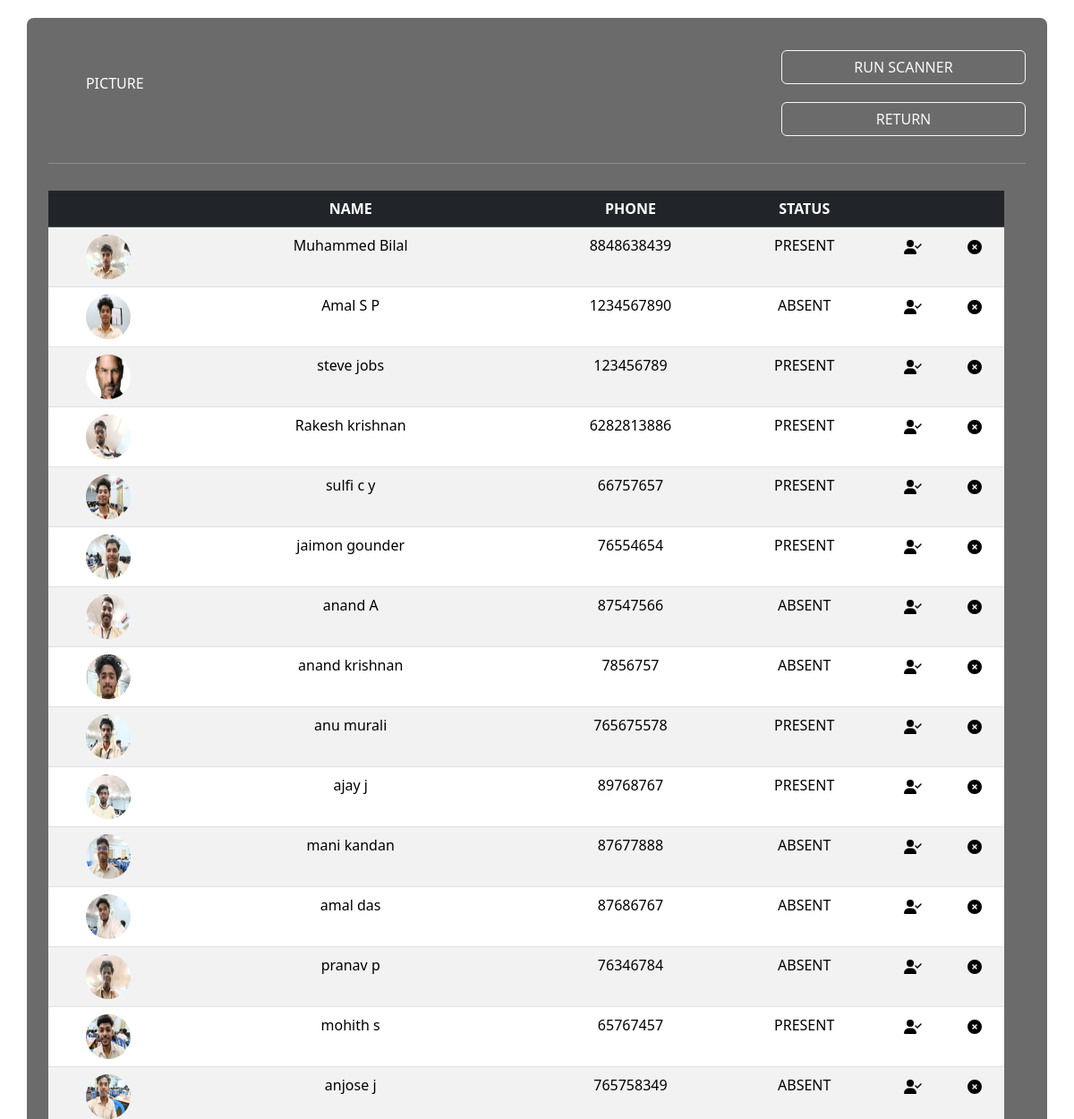
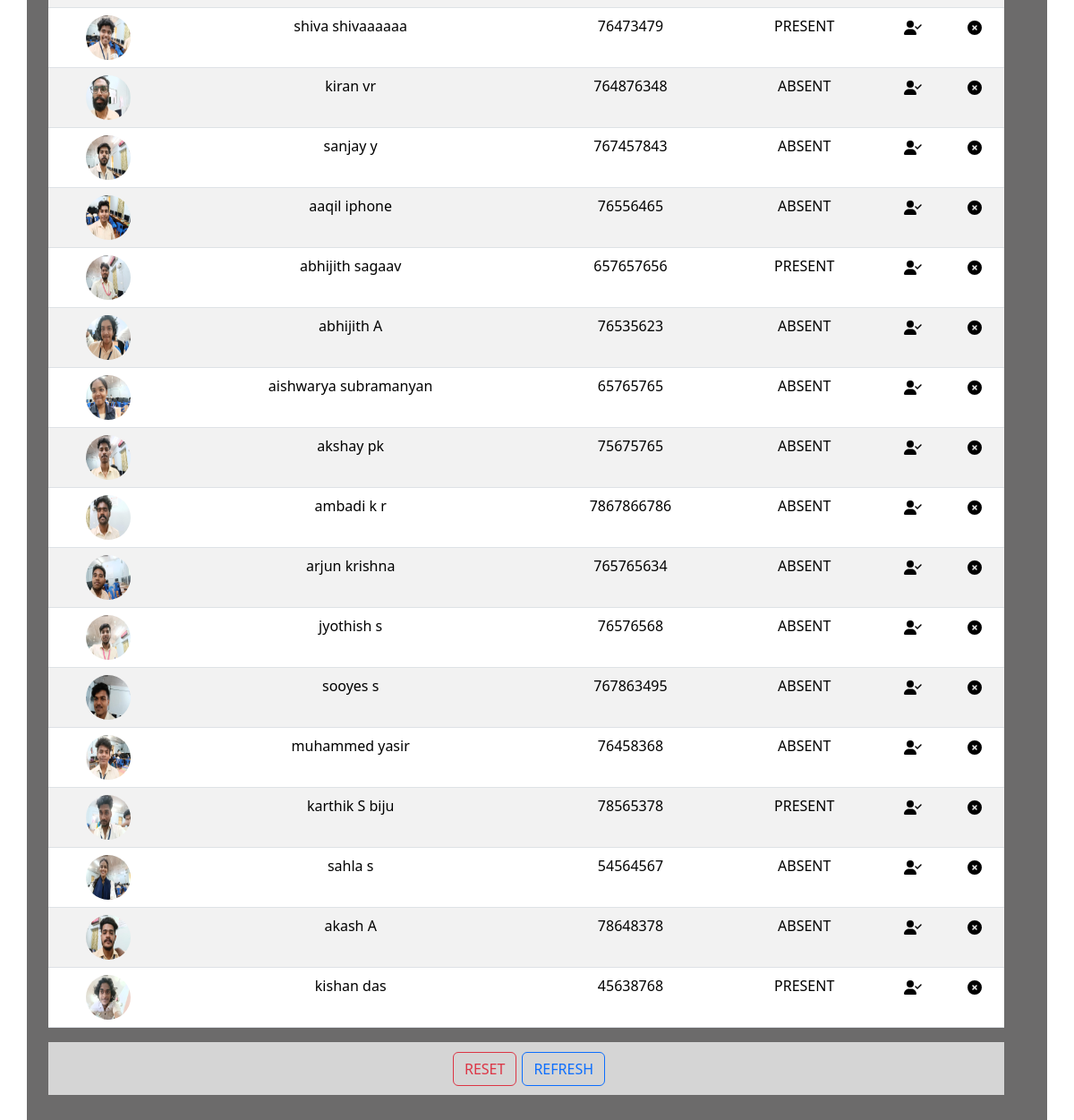
The app's page /attendence/ with its own data (2 pictures, top to bottom).
### firstapp/models.py (models this page shows)
class student(models.Model):
    first_name = models.CharField(max_length=70)
    last_name = models.CharField(max_length=70)
    phone = models.BigIntegerField()
    email = models.EmailField(max_length=254)
    dob = models.DateField(auto_now=False, auto_now_add=False)
    time = models.DateTimeField(auto_now=False, auto_now_add=True)
    present = models.BooleanField(default=False)
    dept = models.CharField(max_length=50)
    rollno = models.IntegerField()
    collage = models.CharField(max_length=50)
    district = models.CharField(max_length=50)
    image = models.ImageField(upload_to='_/')

### firstapp/views.py (the view)
# urls.py: path('attendence/',attendence,name='attendence'),
def attendence(request):
    profiles = student.objects.all()
    return render(request,'attendence.html',{'profiles':profiles})

### firstapp/templates/attendence.html (shortened to what this page needs)
{% extends 'base.html' %}
{% block content %}
<div class="container emp-profile" style="margin-top: 20px;background-color:#222120a9;">
    <div class="row">
        <div class="col-md-3">
            <h6 class="p-1 text-center w-50" style="color:white">PICTURE</h6>
        </div>
        <div class="col-md-6">
        </div>
        <div class="col-md-3">
            <a href="{% url 'scan' %}" style="text-decoration: none;"><div class="row"><button class="btn btn-outline-light">RUN SCANNER</button></div></a>
            <a href="{% url 'index' %}" style="text-decoration: none;"><div class="row"><button class="btn btn-outline-light" style="margin-top: 20px;">RETURN</button></div></a>
        </div>
    <hr style="margin: 30px 0;color:white;">
    <div class="row">
        <table class="table table-striped">
            <thead class="table-dark text-center">
                <tr>
                    <td></td>
                    <th>NAME</th>
                    <th>PHONE</th>
                    <th>STATUS</th>
                    <th></th>
                    <th></th>
                </tr>
            </thead>
            <tbody class="text-center">
                {% for person in profiles %}
                <tr >
                    <td><img class="imageprofile" src="/{{person.image}}" style="border-radius: 50%; height: 50px; width: 50px;"></td>
                    <td>{{person.first_name}} {{person.last_name}}</td>
                    <td>{{person.phone}}</td>
                    {% if person.present %}
                            <td>PRESENT</td>
                            {% else %}
                            <td>ABSENT</td>
                            {% endif %}
                    <td>
                        <a href="{% url 'profilepresent' person.id %}">
                        </a>
                    </td>
                    <td>
                        <a href="{% url 'profileabsent' person.id %}">
                        </a>
                    </td>
                </tr>
                {% endfor %}
            </tbody>
        </table>
    </div>
    <div class="row">
        <div class="col btnbackground">
            <button class="btn btn-outline-danger cust_btn2">RESET</button>
            <a href="{% url 'attendence' %}"><button class="btn btn-outline-primary cust_btn2">REFRESH</button></a>
        </div>
    </div>
</div>
{% endblock content %}

### firstapp/templates/base.html (shortened to what this page needs)
<!DOCTYPE html>
<html lang="en">
{% load static %}
<head>
    <link href="https://cdn.jsdelivr.net/npm/bootstrap@5.3.1/dist/css/bootstrap.min.css" rel="stylesheet">
    <link rel="stylesheet" href="{% static './css/style.css' %}">
</head>
<body>
    {% block content %}{% endblock content %}
</body>
</html>

### firstapp/static/css/style.css (style rules this page uses)
* { box-sizing: border-box; }
body { background-image: url('https://simplified.com/siteimages/design/hero-image-dark-green.jpg'); }
.cust_btn2 { margin-left: 6px; width: auto; }
.emp-profile { padding: 3%; margin-top: 3%; margin-bottom: 3%; border-radius: 0.5rem; background-color:#ffffffb7; }
.btnbackground { background-color:#ffffffb7; display: flex; justify-content: center; padding: 1%; }

### records on screen
student: image (picture), first_name "Muhammed", last_name "Bilal", phone "8848638439", present "PRESENT"
student: image (picture), first_name "Amal", last_name "S P", phone "1234567890", present "ABSENT"
student: image (picture), first_name "steve", last_name "jobs", phone "123456789", present "PRESENT"
student: image (picture), first_name "Rakesh", last_name "krishnan", phone "6282813886", present "PRESENT"
student: image (picture), first_name "sulfi", last_name "c y", phone "66757657", present "PRESENT"
student: image (picture), first_name "jaimon", last_name "gounder", phone "76554654", present "PRESENT"
student: image (picture), first_name "anand", last_name "A", phone "87547566", present "ABSENT"
student: image (picture), first_name "anand", last_name "krishnan", phone "7856757", present "ABSENT"
student: image (picture), first_name "anu", last_name "murali", phone "765675578", present "PRESENT"
student: image (picture), first_name "ajay", last_name "j", phone "89768767", present "PRESENT"
student: image (picture), first_name "mani", last_name "kandan", phone "87677888", present "ABSENT"
student: image (picture), first_name "amal", last_name "das", phone "87686767", present "ABSENT"
student: image (picture), first_name "pranav", last_name "p", phone "76346784", present "ABSENT"
student: image (picture), first_name "mohith", last_name "s", phone "65767457", present "PRESENT"
student: image (picture), first_name "anjose", last_name "j", phone "765758349", present "ABSENT"
student: image (picture), first_name "shiva", last_name "shivaaaaaa", phone "76473479", present "PRESENT"
student: image (picture), first_name "kiran", last_name "vr", phone "764876348", present "ABSENT"
student: image (picture), first_name "sanjay", last_name "y", phone "767457843", present "ABSENT"
student: image (picture), first_name "aaqil", last_name "iphone", phone "76556465", present "ABSENT"
student: image (picture), first_name "abhijith", last_name "sagaav", phone "657657656", present "PRESENT"
student: image (picture), first_name "abhijith", last_name "A", phone "76535623", present "ABSENT"
student: image (picture), first_name "aishwarya", last_name "subramanyan", phone "65765765", present "ABSENT"
student: image (picture), first_name "akshay", last_name "pk", phone "75675765", present "ABSENT"
student: image (picture), first_name "ambadi", last_name "k r", phone "7867866786", present "ABSENT"
student: image (picture), first_name "arjun", last_name "krishna", phone "765765634", present "ABSENT"
student: image (picture), first_name "jyothish", last_name "s", phone "76576568", present "ABSENT"
student: image (picture), first_name "sooyes", last_name "s", phone "767863495", present "ABSENT"
student: image (picture), first_name "muhammed", last_name "yasir", phone "76458368", present "ABSENT"
student: image (picture), first_name "karthik", last_name "S biju", phone "78565378", present "PRESENT"
student: image (picture), first_name "sahla", last_name "s", phone "54564567", present "ABSENT"
student: image (picture), first_name "akash", last_name "A", phone "78648378", present "ABSENT"
student: image (picture), first_name "kishan", last_name "das", phone "45638768", present "PRESENT"
